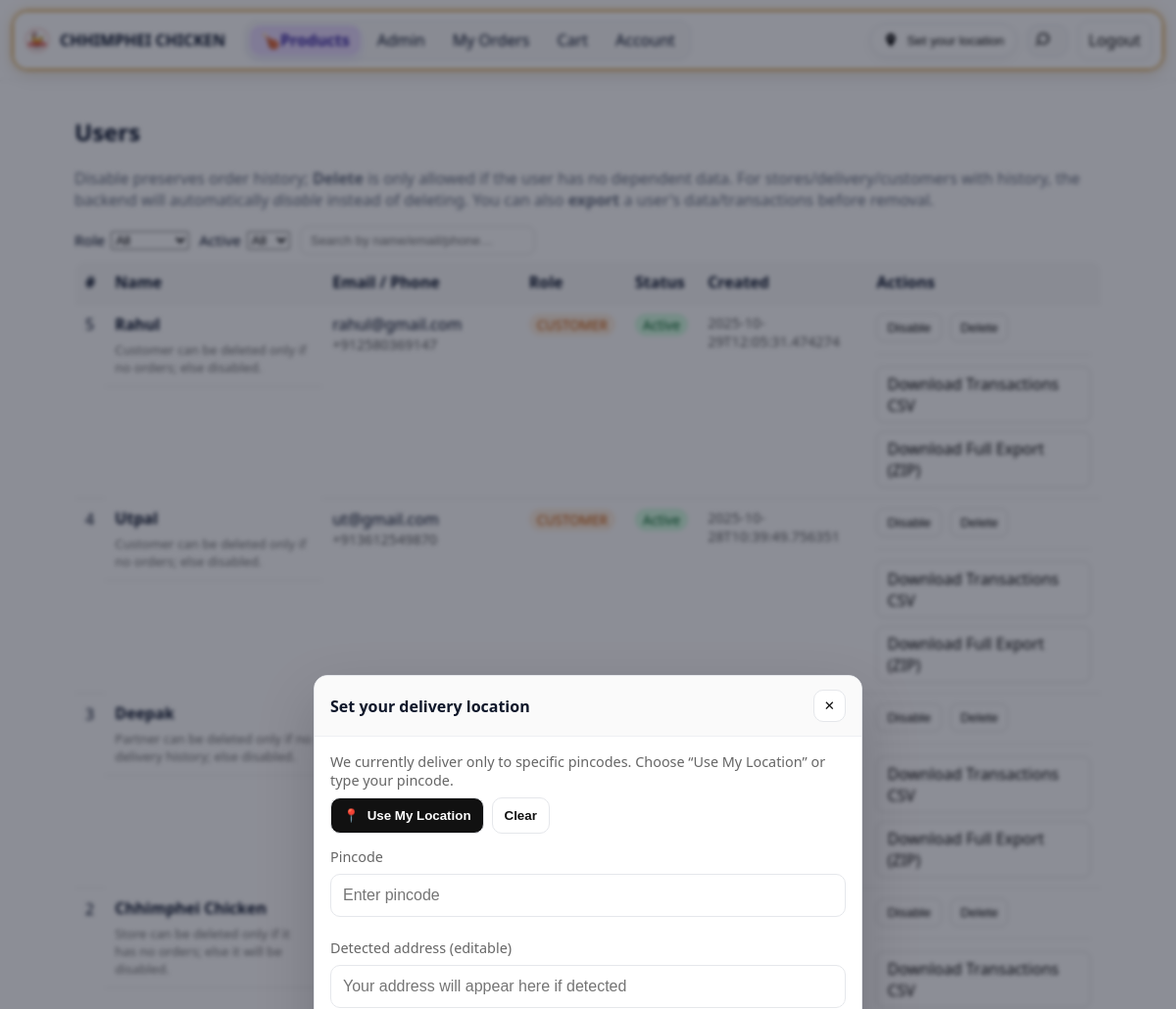
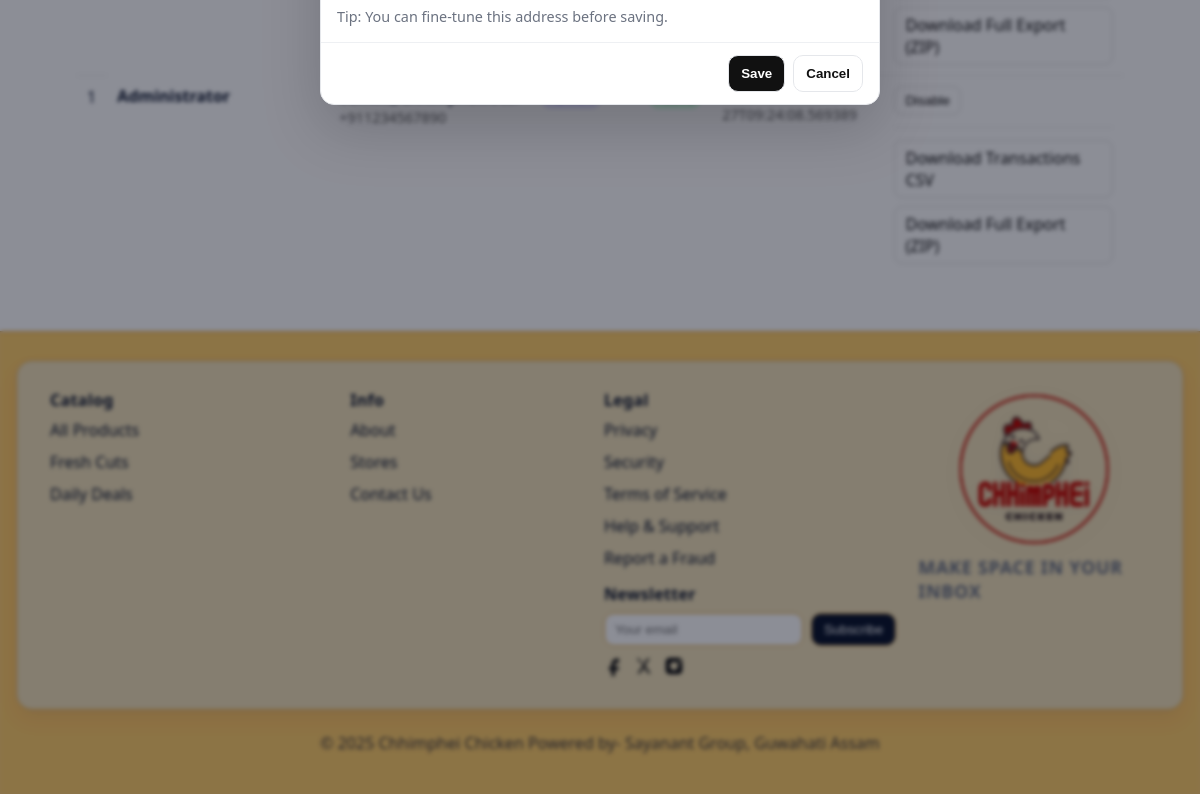
Page /admin/users (signed in) on the committed database (2 pictures, top to bottom).
### tables this page shows
CREATE TABLE users (
        id INTEGER PRIMARY KEY AUTOINCREMENT,
        name TEXT NOT NULL,
        email TEXT UNIQUE NOT NULL,
        phone TEXT UNIQUE,
        password_hash TEXT NOT NULL,
        role TEXT NOT NULL CHECK (role IN ('admin','store','customer','delivery')),
        phone_verified INTEGER NOT NULL DEFAULT 0,
        is_active INTEGER NOT NULL DEFAULT 0,
        created_at TEXT NOT NULL
    );

### app.py (the view)
@app.route('/admin/users')
@login_required(role='admin')
def admin_users():
    users = query("SELECT id,name,email,phone,role,is_active,created_at FROM users ORDER BY created_at DESC")
    return render_template('admin_users.html', user=current_user(), users=users)

### app.py (called while the page is built)
@app.context_processor
def inject_globals():
    return {
        "datetime": datetime,
        "service_area": session.get("service_area")  # {address,pincode,lat,lng} or None
    }

@app.context_processor
def inject_footer_links():
    return {"FOOTER_LINKS": FOOTER_LINKS}

def current_user():
    uid = session.get("user_id")
    if not uid:
        return None
    rows = query("SELECT * FROM users WHERE id=?", (uid,))
    return dict(rows[0]) if rows else None

def login_required(role=None):
    def deco(fn):
        @wraps(fn)
        def wrap(*a, **kw):
            u = current_user()
            if not u:
                flash("Please log in first.", "warning")
                return redirect(url_for("login"))
            if role and u["role"] != role:
                flash("Access denied.", "danger")
                return redirect(url_for("index"))
            return fn(*a, **kw)
        return wrap
    return deco

@app.after_request
def add_no_cache_headers(resp):
    resp.headers["Cache-Control"] = "no-store, no-cache, must-revalidate, max-age=0"
    resp.headers["Pragma"] = "no-cache"
    return resp

### db.py (called while the page is built)
def _connect() -> sqlite3.Connection:
    conn = sqlite3.connect(
        DB_PATH,
        timeout=30,                # wait up to 30s on locks
        detect_types=sqlite3.PARSE_DECLTYPES,
        check_same_thread=False,
    )
    conn.row_factory = sqlite3.Row
    conn.execute("PRAGMA journal_mode=WAL;")
    conn.execute("PRAGMA busy_timeout = 30000;")  # 30 seconds
    conn.execute("PRAGMA foreign_keys = ON;")
    return conn

def _retry_sql(op, sql: str, params=(), attempts: int = 5):
    delay = 0.15
    for i in range(attempts):
        try:
            return op(sql, params)
        except sqlite3.OperationalError as e:
            msg = str(e).lower()
            if ("database is locked" in msg) or ("database table is locked" in msg):
                if i == attempts - 1:
                    raise
                time.sleep(delay)
                delay *= 2
            else:
                raise

def query(sql, params=()):
    conn = _connect()
    try:
        cur = conn.cursor()
        _retry_sql(cur.execute, sql, params)
        rows = cur.fetchall()
        return rows
    finally:
        conn.close()

### templates/admin_users.html (shortened to what this page needs)
{% extends "base.html" %}
{% block content %}
<h2>Users</h2>
<p class="muted">
  Disable preserves order history; <strong>Delete</strong> is only allowed if the user has no dependent data.
  For stores/delivery/customers with history, the backend will automatically <em>disable</em> instead of deleting.
  You can also <strong>export</strong> a user's data/transactions before removal.
</p>
<div class="toolbar">
  <div class="filters">
    <label>
      Role
      <select id="roleFilter">
        <option value="">All</option>
      </select>
    </label>
    <label>
      Active
      <select id="activeFilter">
        <option value="">All</option>
      </select>
    </label>
    <input id="searchInput" type="search" placeholder="Search by name/email/phone…" />
  </div>
</div>
<table class="table" id="usersTable">
  <thead>
    <tr>
      <th>#</th>
      <th>Name</th>
      <th>Email / Phone</th>
      <th>Role</th>
      <th>Status</th>
      <th>Created</th>
      <th>Actions</th>
    </tr>
  </thead>
  <tbody>
  {% for u in users %}
    <tr
      data-role="{{ u.role }}"
      data-active="{{ 'yes' if u.is_active else 'no' }}"
      data-search="{{ (u.name ~ ' ' ~ (u.email or '') ~ ' ' ~ (u.phone or ''))|lower }}"
    >
      <td>{{ u.id }}</td>
      <td class="name-wrap">
        <strong>{{ u.name }}</strong>
        {% if u.role in ['store','delivery','customer'] %}
          <span class="note">
            {% if u.role == 'store' %}
              Store can be deleted only if it has no orders; else it will be disabled.
            {% elif u.role == 'delivery' %}
              Partner can be deleted only if no delivery history; else disabled.
            {% elif u.role == 'customer' %}
              Customer can be deleted only if no orders; else disabled.
            {% endif %}
          </span>
        {% endif %}
      </td>
      <td>
        <div>{{ u.email }}</div>
        <div class="small">{{ u.phone or '' }}</div>
      </td>
      <td>
        <span class="badge role-{{ u.role }}">{{ u.role|upper }}</span>
      </td>
      <td>
        <span class="badge active-{{ 'yes' if u.is_active else 'no' }}">{{ 'Active' if u.is_active else 'Disabled' }}</span>
      </td>
      <td class="small">{{ u.created_at }}</td>
      <td>
        <div class="controls actions-wrap">
          <div class="actions-row">
            {% if u.is_active %}
              <form method="post" action="{{ url_for('admin_user_disable', uid=u.id) }}">
                <button type="submit" title="Disable user (safe, preserves history)">Disable</button>
              </form>
            {% else %}
              <form method="post" action="{{ url_for('admin_user_enable', uid=u.id) }}">
                <button type="submit" title="Activate user">Activate</button>
              </form>
            {% endif %}
            {% if u.role != 'admin' %}
              <form method="post" action="{{ url_for('admin_user_delete', uid=u.id) }}"
                    onsubmit="return confirmDelete('{{ u.role }}','{{ u.name|e }}')">
                <button type="submit" title="Delete user (only if no dependent data)">Delete</button>
              </form>
            {% endif %}
          </div>
          <div class="sep"></div>
          <div class="actions-row">
            <a class="btn-link" href="{{ url_for('admin_user_transactions_csv', uid=u.id) }}" target="_blank" title="CSV of all related transactions">
              Download Transactions CSV
            </a>
            <a class="btn-link" href="{{ url_for('admin_user_export_zip', uid=u.id) }}" title="Full data export (ZIP)">
              Download Full Export (ZIP)
            </a>
          </div>
        </div>
      </td>
    </tr>
  {% else %}
    <tr><td colspan="7" class="small">No users found.</td></tr>
  {% endfor %}
  </tbody>
</table>
{% endblock %}

### static/styles.css (style rules this page uses)
:root { --ink:#0f172a; --muted:#64748b; --line:#e2e8f0; --brand:#22c55e; --bg:#ffffff; }
* { box-sizing:border-box }
body { margin:0;font-family:system-ui,Inter,Segoe UI,Roboto,Arial,sans-serif;color:var(--ink);background:#fff }
a { color:inherit;text-decoration:none }
.table { width:100%;border-collapse:collapse;border:1px solid var(--line);border-radius:12px;overflow:hidden }
.table th,.table td { border-bottom:1px solid var(--line);padding:10px;text-align:left }
.table tr:last-child td { border-bottom:none }
.muted { color:var(--muted) }

### templates/base.html (style rules this page uses)
:root { --brand:#0f172a; --muted:#6b7280; --line:#e5e7eb; --panel-bg:#ffd07d; --panel-border:#d6aa61; --panel-shadow:0 10px 20px rgba(15,23,42,.08); --nav-glow: rgba(214,170,97,.35); --ok:#16a34a; --warn:#dc2626; --info:#2563eb; --glass-bg: rgba(255,255,255,.72); --glass-border: rgba(255,255,255,.5); --overlay-grad: radial-gradient(90% 100% at 0% 0%, #fff7e7 0%, #f1f5ff 35%, #f9f9ff 70%, #ffffff 100%); --ink:#0b1020; }
html,body { margin:0 }
body { background:#fff;color:var(--brand);font-family:system-ui,-apple-system,Segoe UI,Roboto,Helvetica,Arial }
a { color:inherit;text-decoration:none }
.muted { color:var(--muted) }
.small { font-size:.85rem; color:#475569 }

### templates/admin_users.html (style rules this page uses)
.toolbar { display:flex;justify-content:space-between;align-items:center;margin:10px 0 6px }
.filters { display:flex;gap:10px;align-items:center }
.filters label { display:flex;gap:6px;align-items:center;font-size:.95rem }
#searchInput { padding:6px 10px;border:1px solid #ddd;border-radius:8px;min-width:240px }
.table { width:100%;border-collapse:collapse;margin-top:6px }
.table th,.table td { border-bottom:1px solid #eee;padding:10px;vertical-align:top }
.table th { background:#fafafa;text-align:left }
.badge { display:inline-block;padding:2px 8px;border-radius:999px;background:#f2f2f2;font-size:.85rem }
.badge.role-admin { background:#e8e7ff;color:#4338ca }
.badge.role-store { background:#e6fff2;color:#047857 }
.badge.role-delivery { background:#e6f6ff;color:#0369a1 }
.badge.role-customer { background:#fff1e6;color:#b45309 }
.badge.active-yes { background:#dcfce7;color:#166534 }
.controls { display:flex;gap:8px;flex-wrap:wrap }
button,.btn-link { padding:6px 10px;border:1px solid #ddd;border-radius:8px;cursor:pointer;background:#fff;text-decoration:none;color:#111;display:inline-block }
.small { font-size:.9rem;color:#666 }
.note { font-size:.82rem;color:#777;margin-top:4px }
.name-wrap { display:flex;flex-direction:column;gap:2px }
.actions-wrap { display:flex;flex-direction:column;gap:6px }
.actions-row { display:flex;gap:8px;flex-wrap:wrap }
.sep { height:1px;background:#eee;margin:6px 0 }

### rows in the picture
users: id "5", name "Rahul", shows "Customer can be deleted only if no orders; else disabled.", email "rahul@gmail.com", phone "+912580369147", role "CUSTOMER", is_active "Active", created_at "2025-10-29T12:05:31.474274"
users: id "4", name "Utpal", shows "Customer can be deleted only if no orders; else disabled.", email "ut@gmail.com", phone "+913612549870", role "CUSTOMER", is_active "Active", created_at "2025-10-28T10:39:49.756351"
users: id "3", name "Deepak", shows "Partner can be deleted only if no delivery history; else disabled."
users: id "2", name "Chhimphei Chicken", shows "Store can be deleted only if it has no orders; else it will be disabled."
users: id "1", name "Administrator", phone "+911234567890"

### other values in the picture
{{ link.label }} "Privacy" "Security" "Terms of Service" "Help & Support" "Report a Fraud"
